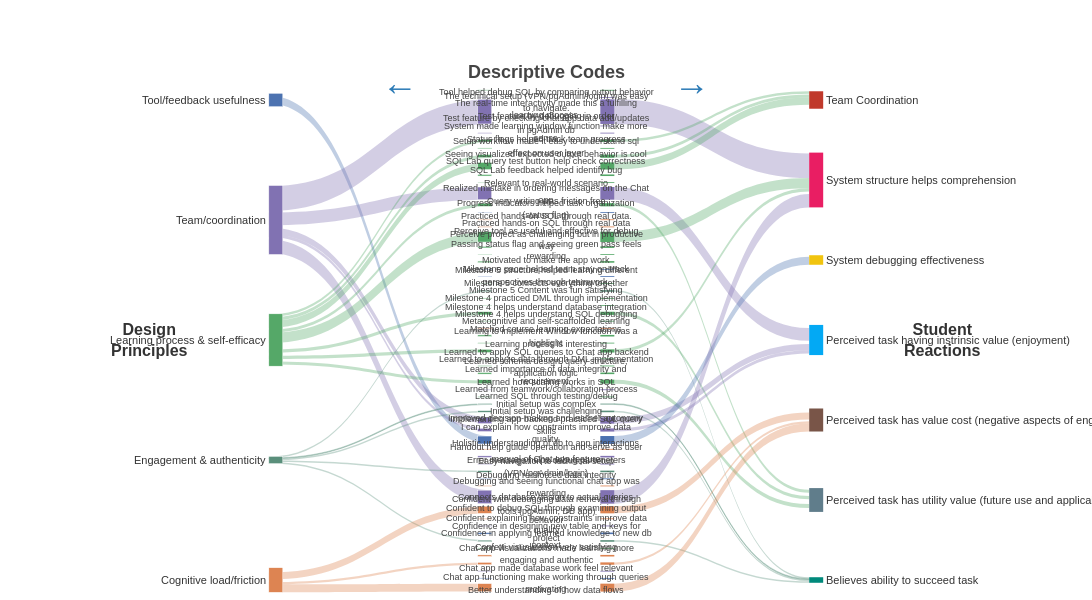

Notebook source saved alongside this figure:
### Code cell
## SECOND FIGURE

# ── Visibility config ─────────────────────────────────────────────────────────
SHOW_MIN    = 2
ALWAYS_SHOW = ["team", "teamwork", "collaborat"]
ALWAYS_HIDE = ["system structure easy to navigate"]

def matches(label, keywords):
    return any(kw in label.lower() for kw in keywords)

def hex_to_rgba(hex_color, alpha=0.35):
    hex_color = hex_color.lstrip("#")
    r, g, b = int(hex_color[0:2], 16), int(hex_color[2:4], 16), int(hex_color[4:6], 16)
    return f"rgba({r},{g},{b},{alpha})"

def col_y(n):
    if n == 1: return [0.5]
    return [0.02 + i * 0.96 / (n - 1) for i in range(n)]

def flow_proportional_y(items, data, col, pad_norm=8/600):
    """Space node centers by cumulative flow so heights are proportional to counts."""
    flows = [data[data[col] == item].shape[0] for item in items]
    total = sum(flows)
    n = len(items)
    if n <= 1:
        return [0.5]
    usable = 1.0 - pad_norm * (n - 1)
    centers, cum = [], 0.0
    for f in flows:
        h = f / total * usable
        centers.append(cum + h / 2)
        cum += h + pad_norm
    return centers

def wrap50(text, max_chars=50):
    words = text.split()
    lines, cur = [], ""
    for w in words:
        if len(cur) + len(w) + 1 <= max_chars:
            cur = (cur + " " + w).strip()
        else:
            if cur: lines.append(cur)
            cur = w
    if cur: lines.append(cur)
    return "<br>".join(lines)

# ── Node lists ────────────────────────────────────────────────────────────────
vis_dp  = [n for n in design_principles if not matches(n, ALWAYS_HIDE)]
vis_dc  = [n for n in descriptive_codes  if not matches(n, ALWAYS_HIDE)]
vis_sr  = [n for n in student_reactions  if not matches(n, ALWAYS_HIDE)]
hide_sr = [n for n in student_reactions  if     matches(n, ALWAYS_HIDE)]
n_dp, n_dc, n_sr = len(vis_dp), len(vis_dc), len(vis_sr)

dc_y = flow_proportional_y(vis_dc, df, int_var)

# ── Colour palettes ───────────────────────────────────────────────────────────
dp_color_list = ["#4C72B0", "#8172B2", "#55A868", "#5A8F7B", "#DD8452"]
dp_colors     = dp_color_list[:n_dp]
dp_color_map  = {dp: c for dp, c in zip(vis_dp, dp_colors)}

def dominant_dp_color(dc_name):
    sub = df[df[int_var] == dc_name]["Design Principle"].value_counts()
    return dp_color_map.get(sub.index[0], "#CCCCCC") if not sub.empty else "#CCCCCC"

dc_colors = [dominant_dp_color(dc) for dc in vis_dc]
sr_palette = ["#C0392B","#E91E63","#F1C40F","#03A9F4","#795548","#607D8B","#00897B","#FF7043"]
sr_colors  = sr_palette[:n_sr]

# ── Flow tables ───────────────────────────────────────────────────────────────
layer1 = df.groupby(["Design Principle", int_var]).size().reset_index(name="value")
layer2 = df.groupby([int_var, "Students reactions"]).size().reset_index(name="value")

# ── LEFT SANKEY: DC (right, x=0.99) → DP (left, x=0.01) ─────────────────────
left_nodes  = vis_dp + vis_dc
left_index  = {n: i for i, n in enumerate(left_nodes)}
left_labels = [""]*n_dp + [""]*n_dc   # all blanked — added as annotations
left_colors = dp_colors + dc_colors
left_x = [0.01]*n_dp + [0.99]*n_dc
left_y = col_y(n_dp) + dc_y

ls, lt, lv = [], [], []
for _, row in layer1.iterrows():
    dp, dc = row["Design Principle"], row[int_var]
    if dp not in left_index or dc not in left_index: continue
    ls.append(left_index[dc]); lt.append(left_index[dp]); lv.append(row["value"])

left_link_colors = [
    hex_to_rgba(left_colors[s])
    if (v > SHOW_MIN or matches(vis_dp[t] if t < n_dp else "", ALWAYS_SHOW)
        or matches(vis_dc[s - n_dp] if s >= n_dp else "", ALWAYS_SHOW))
    else "rgba(0,0,0,0)"
    for s, t, v in zip(ls, lt, lv)
]

# ── RIGHT SANKEY: DC (left, x=0.01) → SR (right, x=0.99) ────────────────────
all_sr_right = vis_sr + hide_sr
right_nodes  = vis_dc + all_sr_right
right_index  = {n: i for i, n in enumerate(right_nodes)}
right_labels = [""]*n_dc + [""]*n_sr + [""]*len(hide_sr)  # all blanked
right_colors = dc_colors + sr_colors + ["rgba(0,0,0,0)"]*len(hide_sr)
right_x = [0.01]*n_dc + [0.99]*n_sr + [0.99]*len(hide_sr)
right_y  = dc_y       + col_y(n_sr) + [0.01]*len(hide_sr)

rs, rt, rv, right_link_colors = [], [], [], []
for _, row in layer2.iterrows():
    dc, sr = row[int_var], row["Students reactions"]
    if dc not in right_index or sr not in right_index: continue
    rs.append(right_index[dc]); rt.append(right_index[sr]); rv.append(row["value"])
    is_ghost = sr in hide_sr
    visible  = (not is_ghost and (row["value"] > SHOW_MIN
                or matches(dc, ALWAYS_SHOW) or matches(sr, ALWAYS_SHOW)))
    right_link_colors.append(
        hex_to_rgba(right_colors[right_index[dc]]) if visible else "rgba(0,0,0,0)"
    )

# ── Figure ────────────────────────────────────────────────────────────────────
# Panels pushed apart: gap x=0.40–0.60 keeps DC labels clear of ribbon tails
fig = go.Figure()

fig.add_trace(go.Sankey(
    domain=dict(x=[0.04, 0.40], y=[0, 1]),
    arrangement="fixed",
    node=dict(pad=8, thickness=14,
              line=dict(color="white", width=0.5),
              label=left_labels, color=left_colors,
              x=left_x, y=left_y,
              hovertemplate="<b>%{label}</b><br>%{value}<extra></extra>"),
    link=dict(source=ls, target=lt, value=lv, color=left_link_colors,
              hovertemplate="<b>%{source.label}</b>→<b>%{target.label}</b><br>%{value}<extra></extra>"),
))

fig.add_trace(go.Sankey(
    domain=dict(x=[0.60, 0.96], y=[0, 1]),
    arrangement="fixed",
    node=dict(pad=8, thickness=14,
              line=dict(color="rgba(0,0,0,0)", width=0),
              label=right_labels, color=right_colors,
              x=right_x, y=right_y,
              hovertemplate="<b>%{label}</b><br>%{value}<extra></extra>"),
    link=dict(source=rs, target=rt, value=rv, color=right_link_colors,
              hovertemplate="<b>%{source.label}</b>→<b>%{target.label}</b><br>%{value}<extra></extra>"),
))

# width=1800 + margins 250 keep outer titles at x=±0.17 visible (~30px from edge)
fig.update_layout(
    font=dict(family="Arial", size=13, color="#333333"),
    paper_bgcolor="white",
    height=600, width=1800,
    margin=dict(l=250, r=250, t=90, b=10),
)

# ── Descriptive Codes header (center top) ────────────────────────────────────
fig.add_annotation(x=0.5, y=1.06, xref="paper", yref="paper",
    text="<b>Descriptive Codes</b>", showarrow=False,
    font=dict(size=18, color="#444"), align="center")

# ── Outer left: Design Principles title ──────────────────────────────────────
fig.add_annotation(x=-0.17, y=0.5, xref="paper", yref="paper",
    text="<b>Design<br>Principles</b>", showarrow=False,
    font=dict(size=16, color="#333"), align="center",
    xanchor="center", yanchor="middle")

# ── Outer right: Student Reactions title ─────────────────────────────────────
fig.add_annotation(x=1.17, y=0.5, xref="paper", yref="paper",
    text="<b>Student<br>Reactions</b>", showarrow=False,
    font=dict(size=16, color="#333"), align="center",
    xanchor="center", yanchor="middle")

# ── DP labels: left of left panel, one per node ──────────────────────────────
for dp, y_pos in zip(vis_dp, col_y(n_dp)):
    fig.add_annotation(x=0.03, y=y_pos, xref="paper", yref="paper",
        text=dp, showarrow=False,
        font=dict(size=11, color="#333333"),
        xanchor="right", yanchor="middle", align="right")

# ── DC labels: center gap, wrapped at 50 chars ───────────────────────────────
for dc, y_pos in zip(vis_dc, dc_y):
    fig.add_annotation(x=0.5, y=y_pos, xref="paper", yref="paper",
        text=wrap50(dc), showarrow=False,
        font=dict(size=9, color="#444444"),
        xanchor="center", yanchor="middle", align="center")

# ── SR labels: right of right panel, one per node ────────────────────────────
for sr, y_pos in zip(vis_sr, col_y(n_sr)):
    fig.add_annotation(x=0.97, y=y_pos, xref="paper", yref="paper",
        text=sr, showarrow=False,
        font=dict(size=11, color="#333333"),
        xanchor="left", yanchor="middle", align="left")

# ── Arrows (centered over each panel) ────────────────────────────────────────
for x_pos, arrow in [(0.22, "<b>←</b>"), (0.78, "<b>→</b>")]:
    fig.add_annotation(x=x_pos, y=1.06, xref="paper", yref="paper",
        text=arrow, showarrow=False, font=dict(size=36, color="#2C7BB6"))

fig.write_html("sankey_twopanel.html")
print("✅  Saved: sankey_twopanel.html")
try:
    fig.write_image("sankey_twopanel.png", scale=2)
    print("✅  Saved: sankey_twopanel.png")
except Exception as e:
    print(f"⚠️  PNG export skipped ({e})")
fig.show()

### Figure 1 — Plotly figure (JSON) as saved in the notebook; plotly's stock layout.template omitted (floating-point values rounded to 4 significant figures)
{"data": [{"arrangement": "fixed", "domain": {"x": [0.04, 0.4], "y": [0, 1]}, "link": {"color": ["rgba(0,0,0,0)", "rgba(0,0,0,0)", "rgba(0,0,0,0)", "rgba(76,114,176,0.35)", "rgba(0,0,0,0)", "rgba(0,0,0,0)", "rgba(0,0,0,0)", "rgba(0,0,0,0)", "rgba(129,114,178,0.35)", "rgba(0,0,0,0)", "rgba(0,0,0,0)", "rgba(129,114,178,0.35)", "rgba(0,0,0,0)", "rgba(0,0,0,0)", "rgba(0,0,0,0)", "rgba(129,114,178,0.35)", "rgba(129,114,178,0.35)", "rgba(0,0,0,0)", "rgba(0,0,0,0)", "rgba(129,114,178,0.35)", "rgba(0,0,0,0)", "rgba(0,0,0,0)", "rgba(0,0,0,0)", "rgba(85,168,104,0.35)", "rgba(0,0,0,0)", "rgba(85,168,104,0.35)", "rgba(85,168,104,0.35)", "rgba(0,0,0,0)", "rgba(0,0,0,0)", "rgba(85,168,104,0.35)", "rgba(85,168,104,0.35)", "rgba(0,0,0,0)", "rgba(0,0,0,0)", "rgba(0,0,0,0)", "rgba(0,0,0,0)", "rgba(0,0,0,0)", "rgba(0,0,0,0)", "rgba(85,168,104,0.35)", "rgba(0,0,0,0)", "rgba(0,0,0,0)", "rgba(0,0,0,0)", "rgba(85,168,104,0.35)", "rgba(0,0,0,0)", "rgba(0,0,0,0)", "rgba(0,0,0,0)", "rgba(85,168,104,0.35)", "rgba(0,0,0,0)", "rgba(0,0,0,0)", "rgba(90,143,123,0.35)", "rgba(90,143,123,0.35)", "rgba(90,143,123,0.35)", "rgba(90,143,123,0.35)", "rgba(90,143,123,0.35)", "rgba(0,0,0,0)", "rgba(0,0,0,0)", "rgba(0,0,0,0)", "rgba(0,0,0,0)", "rgba(0,0,0,0)", "rgba(0,0,0,0)", "rgba(221,132,82,0.35)", "rgba(0,0,0,0)", "rgba(0,0,0,0)", "rgba(221,132,82,0.35)", "rgba(221,132,82,0.35)"], "hovertemplate": "<b>%{source.label}</b>→<b>%{target.label}</b><br>%{value}<extra></extra>", "source": [18, 25, 26, 47, 52, 58, 64, 6, 7, 8, 9, 16, 39, 40, 41, 45, 46, 49, 50, 54, 57, 63, 5, 10, 11, 12, 13, 14, 15, 17, 21, 22, 23, 24, 27, 29, 30, 31, 32, 34, 35, 36, 37, 38, 39, 40, 42, 60, 28, 43, 44, 51, 59, 14, 19, 20, 33, 48, 53, 55, 56, 61, 62, 65], "target": [0, 0, 0, 0, 0, 0, 0, 1, 1, 1, 1, 1, 1, 1, 1, 1, 1, 1, 1, 1, 1, 1, 2, 2, 2, 2, 2, 2, 2, 2, 2, 2, 2, 2, 2, 2, 2, 2, 2, 2, 2, 2, 2, 2, 2, 2, 2, 2, 3, 3, 3, 3, 3, 4, 4, 4, 4, 4, 4, 4, 4, 4, 4, 4], "value": [1, 1, 1, 10, 1, 2, 1, 1, 31, 1, 1, 16, 1, 1, 1, 8, 4, 2, 1, 17, 1, 1, 1, 3, 1, 4, 9, 1, 1, 4, 13, 2, 1, 2, 1, 1, 1, 4, 1, 2, 1, 4, 1, 1, 1, 4, 1, 1, 2, 1, 2, 2, 2, 1, 1, 1, 1, 1, 1, 9, 1, 2, 3, 10]}, "node": {"color": ["#4C72B0", "#8172B2", "#55A868", "#5A8F7B", "#DD8452", "#55A868", "#8172B2", "#8172B2", "#8172B2", "#8172B2", "#55A868", "#55A868", "#55A868", "#55A868", "#55A868", "#55A868", "#8172B2", "#55A868", "#4C72B0", "#DD8452", "#DD8452", "#55A868", "#55A868", "#55A868", "#55A868", "#4C72B0", "#4C72B0", "#55A868", "#5A8F7B", "#55A868", "#55A868", "#55A868", "#55A868", "#DD8452", "#55A868", "#55A868", "#55A868", "#55A868", "#55A868", "#55A868", "#55A868", "#8172B2", "#55A868", "#5A8F7B", "#5A8F7B", "#8172B2", "#8172B2", "#4C72B0", "#DD8452", "#8172B2", "#8172B2", "#5A8F7B", "#4C72B0", "#DD8452", "#8172B2", "#DD8452", "#DD8452", "#8172B2", "#4C72B0", "#5A8F7B", "#55A868", "#DD8452", "#DD8452", "#8172B2", "#4C72B0", "#DD8452"], "hovertemplate": "<b>%{label}</b><br>%{value}<extra></extra>", "label": ["", "", "", "", "", "", "", "", "", "", "", "", "", "", "", "", "", "", "", "", "", "", "", "", "", "", "", "", "", "", "", "", "", "", "", "", "", "", "", "", "", "", "", "", "", "", "", "", "", "", "", "", "", "", "", "", "", "", "", "", "", "", "", "", "", ""], "line": {"color": "white", "width": 0.5}, "pad": 8, "thickness": 14, "x": [0.01, 0.01, 0.01, 0.01, 0.01, 0.99, 0.99, 0.99, 0.99, 0.99, 0.99, 0.99, 0.99, 0.99, 0.99, 0.99, 0.99, 0.99, 0.99, 0.99, 0.99, 0.99, 0.99, 0.99, 0.99, 0.99, 0.99, 0.99, 0.99, 0.99, 0.99, 0.99, 0.99, 0.99, 0.99, 0.99, 0.99, 0.99, 0.99, 0.99, 0.99, 0.99, 0.99, 0.99, 0.99, 0.99, 0.99, 0.99, 0.99, 0.99, 0.99, 0.99, 0.99, 0.99, 0.99, 0.99, 0.99, 0.99, 0.99, 0.99, 0.99, 0.99, 0.99, 0.99, 0.99, 0.99], "y": [0.02, 0.26, 0.5, 0.74, 0.98, 0.0004762, 0.01476, 0.04333, 0.0719, 0.08619, 0.1014, 0.1167, 0.1324, 0.1519, 0.1705, 0.1852, 0.2067, 0.2295, 0.2452, 0.2595, 0.2738, 0.2938, 0.3143, 0.329, 0.3438, 0.3586, 0.3729, 0.3871, 0.4019, 0.4167, 0.431, 0.4467, 0.4624, 0.4767, 0.4914, 0.5062, 0.5219, 0.5376, 0.5519, 0.5667, 0.5833, 0.5995, 0.6138, 0.6281, 0.6429, 0.661, 0.68, 0.7, 0.7186, 0.7333, 0.7481, 0.7629, 0.7776, 0.7919, 0.8138, 0.8395, 0.8576, 0.8719, 0.8867, 0.9019, 0.9167, 0.9314, 0.9471, 0.9624, 0.9767, 0.9952]}, "type": "sankey"}, {"arrangement": "fixed", "domain": {"x": [0.6, 0.96], "y": [0, 1]}, "link": {"color": ["rgba(0,0,0,0)", "rgba(0,0,0,0)", "rgba(129,114,178,0.35)", "rgba(0,0,0,0)", "rgba(0,0,0,0)", "rgba(85,168,104,0.35)", "rgba(0,0,0,0)", "rgba(85,168,104,0.35)", "rgba(85,168,104,0.35)", "rgba(0,0,0,0)", "rgba(0,0,0,0)", "rgba(129,114,178,0.35)", "rgba(85,168,104,0.35)", "rgba(0,0,0,0)", "rgba(0,0,0,0)", "rgba(0,0,0,0)", "rgba(85,168,104,0.35)", "rgba(0,0,0,0)", "rgba(0,0,0,0)", "rgba(0,0,0,0)", "rgba(0,0,0,0)", "rgba(0,0,0,0)", "rgba(0,0,0,0)", "rgba(90,143,123,0.35)", "rgba(0,0,0,0)", "rgba(0,0,0,0)", "rgba(85,168,104,0.35)", "rgba(0,0,0,0)", "rgba(0,0,0,0)", "rgba(0,0,0,0)", "rgba(0,0,0,0)", "rgba(85,168,104,0.35)", "rgba(0,0,0,0)", "rgba(0,0,0,0)", "rgba(0,0,0,0)", "rgba(85,168,104,0.35)", "rgba(0,0,0,0)", "rgba(0,0,0,0)", "rgba(90,143,123,0.35)", "rgba(90,143,123,0.35)", "rgba(129,114,178,0.35)", "rgba(129,114,178,0.35)", "rgba(76,114,176,0.35)", "rgba(0,0,0,0)", "rgba(0,0,0,0)", "rgba(0,0,0,0)", "rgba(0,0,0,0)", "rgba(0,0,0,0)", "rgba(0,0,0,0)", "rgba(129,114,178,0.35)", "rgba(221,132,82,0.35)", "rgba(0,0,0,0)", "rgba(0,0,0,0)", "rgba(0,0,0,0)", "rgba(90,143,123,0.35)", "rgba(0,0,0,0)", "rgba(0,0,0,0)", "rgba(221,132,82,0.35)", "rgba(0,0,0,0)", "rgba(0,0,0,0)", "rgba(221,132,82,0.35)"], "hovertemplate": "<b>%{source.label}</b>→<b>%{target.label}</b><br>%{value}<extra></extra>", "source": [0, 1, 2, 3, 4, 5, 6, 7, 8, 9, 10, 11, 12, 13, 14, 15, 16, 17, 18, 19, 20, 21, 22, 23, 24, 25, 26, 27, 28, 29, 30, 31, 32, 33, 34, 35, 36, 37, 38, 39, 40, 41, 42, 43, 44, 45, 46, 47, 48, 49, 50, 51, 52, 53, 54, 55, 56, 57, 58, 59, 60], "target": [66, 62, 62, 64, 64, 61, 61, 61, 61, 64, 66, 64, 66, 68, 65, 68, 62, 61, 66, 61, 63, 63, 66, 67, 66, 66, 66, 66, 66, 64, 64, 62, 66, 66, 66, 66, 64, 66, 67, 67, 64, 64, 63, 65, 62, 62, 65, 61, 65, 62, 65, 66, 64, 66, 67, 66, 65, 65, 64, 68, 65], "value": [1, 1, 31, 1, 1, 3, 1, 4, 9, 2, 1, 16, 4, 1, 1, 1, 13, 2, 1, 2, 1, 1, 1, 2, 1, 1, 4, 1, 1, 2, 1, 4, 1, 1, 2, 5, 1, 1, 1, 2, 8, 4, 10, 1, 2, 1, 2, 1, 1, 17, 9, 1, 1, 2, 2, 1, 2, 3, 1, 1, 10]}, "node": {"color": ["#55A868", "#8172B2", "#8172B2", "#8172B2", "#8172B2", "#55A868", "#55A868", "#55A868", "#55A868", "#55A868", "#55A868", "#8172B2", "#55A868", "#4C72B0", "#DD8452", "#DD8452", "#55A868", "#55A868", "#55A868", "#55A868", "#4C72B0", "#4C72B0", "#55A868", "#5A8F7B", "#55A868", "#55A868", "#55A868", "#55A868", "#DD8452", "#55A868", "#55A868", "#55A868", "#55A868", "#55A868", "#55A868", "#55A868", "#8172B2", "#55A868", "#5A8F7B", "#5A8F7B", "#8172B2", "#8172B2", "#4C72B0", "#DD8452", "#8172B2", "#8172B2", "#5A8F7B", "#4C72B0", "#DD8452", "#8172B2", "#DD8452", "#DD8452", "#8172B2", "#4C72B0", "#5A8F7B", "#55A868", "#DD8452", "#DD8452", "#8172B2", "#4C72B0", "#DD8452", "#C0392B", "#E91E63", "#F1C40F", "#03A9F4", "#795548", "#607D8B", "#00897B", "rgba(0,0,0,0)"], "hovertemplate": "<b>%{label}</b><br>%{value}<extra></extra>", "label": ["", "", "", "", "", "", "", "", "", "", "", "", "", "", "", "", "", "", "", "", "", "", "", "", "", "", "", "", "", "", "", "", "", "", "", "", "", "", "", "", "", "", "", "", "", "", "", "", "", "", "", "", "", "", "", "", "", "", "", "", "", "", "", "", "", "", "", "", ""], "line": {"color": "rgba(0,0,0,0)", "width": 0}, "pad": 8, "thickness": 14, "x": [0.01, 0.01, 0.01, 0.01, 0.01, 0.01, 0.01, 0.01, 0.01, 0.01, 0.01, 0.01, 0.01, 0.01, 0.01, 0.01, 0.01, 0.01, 0.01, 0.01, 0.01, 0.01, 0.01, 0.01, 0.01, 0.01, 0.01, 0.01, 0.01, 0.01, 0.01, 0.01, 0.01, 0.01, 0.01, 0.01, 0.01, 0.01, 0.01, 0.01, 0.01, 0.01, 0.01, 0.01, 0.01, 0.01, 0.01, 0.01, 0.01, 0.01, 0.01, 0.01, 0.01, 0.01, 0.01, 0.01, 0.01, 0.01, 0.01, 0.01, 0.01, 0.99, 0.99, 0.99, 0.99, 0.99, 0.99, 0.99, 0.99], "y": [0.0004762, 0.01476, 0.04333, 0.0719, 0.08619, 0.1014, 0.1167, 0.1324, 0.1519, 0.1705, 0.1852, 0.2067, 0.2295, 0.2452, 0.2595, 0.2738, 0.2938, 0.3143, 0.329, 0.3438, 0.3586, 0.3729, 0.3871, 0.4019, 0.4167, 0.431, 0.4467, 0.4624, 0.4767, 0.4914, 0.5062, 0.5219, 0.5376, 0.5519, 0.5667, 0.5833, 0.5995, 0.6138, 0.6281, 0.6429, 0.661, 0.68, 0.7, 0.7186, 0.7333, 0.7481, 0.7629, 0.7776, 0.7919, 0.8138, 0.8395, 0.8576, 0.8719, 0.8867, 0.9019, 0.9167, 0.9314, 0.9471, 0.9624, 0.9767, 0.9952, 0.02, 0.18, 0.34, 0.5, 0.66, 0.82, 0.98, 0.01]}, "type": "sankey"}], "layout": {"annotations": [{"align": "center", "font": {"color": "#444", "size": 18}, "showarrow": false, "text": "<b>Descriptive Codes</b>", "x": 0.5, "xref": "paper", "y": 1.06, "yref": "paper"}, {"align": "center", "font": {"color": "#333", "size": 16}, "showarrow": false, "text": "<b>Design<br>Principles</b>", "x": -0.17, "xanchor": "center", "xref": "paper", "y": 0.5, "yanchor": "middle", "yref": "paper"}, {"align": "center", "font": {"color": "#333", "size": 16}, "showarrow": false, "text": "<b>Student<br>Reactions</b>", "x": 1.17, "xanchor": "center", "xref": "paper", "y": 0.5, "yanchor": "middle", "yref": "paper"}, {"align": "right", "font": {"color": "#333333", "size": 11}, "showarrow": false, "text": "Cognitive load/friction", "x": 0.03, "xanchor": "right", "xref": "paper", "y": 0.02, "yanchor": "middle", "yref": "paper"}, {"align": "right", "font": {"color": "#333333", "size": 11}, "showarrow": false, "text": "Engagement & authenticity", "x": 0.03, "xanchor": "right", "xref": "paper", "y": 0.26, "yanchor": "middle", "yref": "paper"}, {"align": "right", "font": {"color": "#333333", "size": 11}, "showarrow": false, "text": "Learning process & self-efficacy", "x": 0.03, "xanchor": "right", "xref": "paper", "y": 0.5, "yanchor": "middle", "yref": "paper"}, {"align": "right", "font": {"color": "#333333", "size": 11}, "showarrow": false, "text": "Team/coordination", "x": 0.03, "xanchor": "right", "xref": "paper", "y": 0.74, "yanchor": "middle", "yref": "paper"}, {"align": "right", "font": {"color": "#333333", "size": 11}, "showarrow": false, "text": "Tool/feedback usefulness", "x": 0.03, "xanchor": "right", "xref": "paper", "y": 0.98, "yanchor": "middle", "yref": "paper"}, {"align": "center", "font": {"color": "#444444", "size": 9}, "showarrow": false, "text": "Better understanding of how data flows", "x": 0.5, "xanchor": "center", "xref": "paper", "y": 0.0004762, "yanchor": "middle", "yref": "paper"}, {"align": "center", "font": {"color": "#444444", "size": 9}, "showarrow": false, "text": "Chat app functioning make working through queries<br>motivating", "x": 0.5, "xanchor": "center", "xref": "paper", "y": 0.01476, "yanchor": "middle", "yref": "paper"}, {"align": "center", "font": {"color": "#444444", "size": 9}, "showarrow": false, "text": "Chat app made database work feel relevant", "x": 0.5, "xanchor": "center", "xref": "paper", "y": 0.04333, "yanchor": "middle", "yref": "paper"}, {"align": "center", "font": {"color": "#444444", "size": 9}, "showarrow": false, "text": "Chat app visualizations made learning more<br>engaging and authentic", "x": 0.5, "xanchor": "center", "xref": "paper", "y": 0.0719, "yanchor": "middle", "yref": "paper"}, {"align": "center", "font": {"color": "#444444", "size": 9}, "showarrow": false, "text": "Confetti visualization very satisfying", "x": 0.5, "xanchor": "center", "xref": "paper", "y": 0.08619, "yanchor": "middle", "yref": "paper"}, {"align": "center", "font": {"color": "#444444", "size": 9}, "showarrow": false, "text": "Confidence in applying learned knowledge to new db<br>context", "x": 0.5, "xanchor": "center", "xref": "paper", "y": 0.1014, "yanchor": "middle", "yref": "paper"}, {"align": "center", "font": {"color": "#444444", "size": 9}, "showarrow": false, "text": "Confidence in designing new table and keys for<br>project", "x": 0.5, "xanchor": "center", "xref": "paper", "y": 0.1167, "yanchor": "middle", "yref": "paper"}, {"align": "center", "font": {"color": "#444444", "size": 9}, "showarrow": false, "text": "Confident explaining how constraints improve data<br>quality", "x": 0.5, "xanchor": "center", "xref": "paper", "y": 0.1324, "yanchor": "middle", "yref": "paper"}, {"align": "center", "font": {"color": "#444444", "size": 9}, "showarrow": false, "text": "Confident to debug SQL through examining output<br>behavior", "x": 0.5, "xanchor": "center", "xref": "paper", "y": 0.1519, "yanchor": "middle", "yref": "paper"}, {"align": "center", "font": {"color": "#444444", "size": 9}, "showarrow": false, "text": "Confident with debugging data retrieval through<br>tools (pgAdmin, DB app)", "x": 0.5, "xanchor": "center", "xref": "paper", "y": 0.1705, "yanchor": "middle", "yref": "paper"}, {"align": "center", "font": {"color": "#444444", "size": 9}, "showarrow": false, "text": "Connects database design to actual queries", "x": 0.5, "xanchor": "center", "xref": "paper", "y": 0.1852, "yanchor": "middle", "yref": "paper"}, {"align": "center", "font": {"color": "#444444", "size": 9}, "showarrow": false, "text": "Debugging and seeing functional chat app was<br>rewarding", "x": 0.5, "xanchor": "center", "xref": "paper", "y": 0.2067, "yanchor": "middle", "yref": "paper"}, {"align": "center", "font": {"color": "#444444", "size": 9}, "showarrow": false, "text": "Debugging reinforced data integrity", "x": 0.5, "xanchor": "center", "xref": "paper", "y": 0.2295, "yanchor": "middle", "yref": "paper"}, {"align": "center", "font": {"color": "#444444", "size": 9}, "showarrow": false, "text": "Easy navigation to technical setup<br>(VPN/pgAdmin/login)", "x": 0.5, "xanchor": "center", "xref": "paper", "y": 0.2452, "yanchor": "middle", "yref": "paper"}, {"align": "center", "font": {"color": "#444444", "size": 9}, "showarrow": false, "text": "Error message helps debug parameters", "x": 0.5, "xanchor": "center", "xref": "paper", "y": 0.2595, "yanchor": "middle", "yref": "paper"}, {"align": "center", "font": {"color": "#444444", "size": 9}, "showarrow": false, "text": "Handout help guide operation and serve as user<br>manual of Chat app feature", "x": 0.5, "xanchor": "center", "xref": "paper", "y": 0.2738, "yanchor": "middle", "yref": "paper"}, {"align": "center", "font": {"color": "#444444", "size": 9}, "showarrow": false, "text": "Holistic understanding of db to app interactions", "x": 0.5, "xanchor": "center", "xref": "paper", "y": 0.2938, "yanchor": "middle", "yref": "paper"}, {"align": "center", "font": {"color": "#444444", "size": 9}, "showarrow": false, "text": "I can explain how constraints improve data<br>quality.", "x": 0.5, "xanchor": "center", "xref": "paper", "y": 0.3143, "yanchor": "middle", "yref": "paper"}, {"align": "center", "font": {"color": "#444444", "size": 9}, "showarrow": false, "text": "Implementing app backend practiced SQL query<br>skills", "x": 0.5, "xanchor": "center", "xref": "paper", "y": 0.329, "yanchor": "middle", "yref": "paper"}, {"align": "center", "font": {"color": "#444444", "size": 9}, "showarrow": false, "text": "Improved decision-making and learner autonomy", "x": 0.5, "xanchor": "center", "xref": "paper", "y": 0.3438, "yanchor": "middle", "yref": "paper"}, {"align": "center", "font": {"color": "#444444", "size": 9}, "showarrow": false, "text": "Initial setup was challenging", "x": 0.5, "xanchor": "center", "xref": "paper", "y": 0.3586, "yanchor": "middle", "yref": "paper"}, {"align": "center", "font": {"color": "#444444", "size": 9}, "showarrow": false, "text": "Initial setup was complex", "x": 0.5, "xanchor": "center", "xref": "paper", "y": 0.3729, "yanchor": "middle", "yref": "paper"}, {"align": "center", "font": {"color": "#444444", "size": 9}, "showarrow": false, "text": "Learned SQL through testing/debug", "x": 0.5, "xanchor": "center", "xref": "paper", "y": 0.3871, "yanchor": "middle", "yref": "paper"}, {"align": "center", "font": {"color": "#444444", "size": 9}, "showarrow": false, "text": "Learned from teamwork/collaboration process", "x": 0.5, "xanchor": "center", "xref": "paper", "y": 0.4019, "yanchor": "middle", "yref": "paper"}, {"align": "center", "font": {"color": "#444444", "size": 9}, "showarrow": false, "text": "Learned how scaling works in SQL", "x": 0.5, "xanchor": "center", "xref": "paper", "y": 0.4167, "yanchor": "middle", "yref": "paper"}, {"align": "center", "font": {"color": "#444444", "size": 9}, "showarrow": false, "text": "Learned importance of data integrity and<br>requirement.", "x": 0.5, "xanchor": "center", "xref": "paper", "y": 0.431, "yanchor": "middle", "yref": "paper"}, {"align": "center", "font": {"color": "#444444", "size": 9}, "showarrow": false, "text": "Learned schema design, query structure,<br>application logic", "x": 0.5, "xanchor": "center", "xref": "paper", "y": 0.4467, "yanchor": "middle", "yref": "paper"}, {"align": "center", "font": {"color": "#444444", "size": 9}, "showarrow": false, "text": "Learned to analyze data through DML implementation", "x": 0.5, "xanchor": "center", "xref": "paper", "y": 0.4624, "yanchor": "middle", "yref": "paper"}, {"align": "center", "font": {"color": "#444444", "size": 9}, "showarrow": false, "text": "Learned to apply SQL queries to Chat app backend", "x": 0.5, "xanchor": "center", "xref": "paper", "y": 0.4767, "yanchor": "middle", "yref": "paper"}, {"align": "center", "font": {"color": "#444444", "size": 9}, "showarrow": false, "text": "Learning process is interesting", "x": 0.5, "xanchor": "center", "xref": "paper", "y": 0.4914, "yanchor": "middle", "yref": "paper"}, {"align": "center", "font": {"color": "#444444", "size": 9}, "showarrow": false, "text": "Learning to implement Window function was a<br>highlight", "x": 0.5, "xanchor": "center", "xref": "paper", "y": 0.5062, "yanchor": "middle", "yref": "paper"}, {"align": "center", "font": {"color": "#444444", "size": 9}, "showarrow": false, "text": "Matched course learning expectations", "x": 0.5, "xanchor": "center", "xref": "paper", "y": 0.5219, "yanchor": "middle", "yref": "paper"}, {"align": "center", "font": {"color": "#444444", "size": 9}, "showarrow": false, "text": "Metacognitive and self-scaffolded learning", "x": 0.5, "xanchor": "center", "xref": "paper", "y": 0.5376, "yanchor": "middle", "yref": "paper"}, {"align": "center", "font": {"color": "#444444", "size": 9}, "showarrow": false, "text": "Milestone 4 helps understand SQL debugging", "x": 0.5, "xanchor": "center", "xref": "paper", "y": 0.5519, "yanchor": "middle", "yref": "paper"}, {"align": "center", "font": {"color": "#444444", "size": 9}, "showarrow": false, "text": "Milestone 4 helps understand database integration", "x": 0.5, "xanchor": "center", "xref": "paper", "y": 0.5667, "yanchor": "middle", "yref": "paper"}, {"align": "center", "font": {"color": "#444444", "size": 9}, "showarrow": false, "text": "Milestone 4 practiced DML through implementation", "x": 0.5, "xanchor": "center", "xref": "paper", "y": 0.5833, "yanchor": "middle", "yref": "paper"}, {"align": "center", "font": {"color": "#444444", "size": 9}, "showarrow": false, "text": "Milestone 5 Content was fun satisfying", "x": 0.5, "xanchor": "center", "xref": "paper", "y": 0.5995, "yanchor": "middle", "yref": "paper"}, {"align": "center", "font": {"color": "#444444", "size": 9}, "showarrow": false, "text": "Milestone 5 connects everything together", "x": 0.5, "xanchor": "center", "xref": "paper", "y": 0.6138, "yanchor": "middle", "yref": "paper"}, {"align": "center", "font": {"color": "#444444", "size": 9}, "showarrow": false, "text": "Milestone 5 structure helped learning different<br>perspectives through teamwork.", "x": 0.5, "xanchor": "center", "xref": "paper", "y": 0.6281, "yanchor": "middle", "yref": "paper"}, {"align": "center", "font": {"color": "#444444", "size": 9}, "showarrow": false, "text": "Milestone pace helped team stay on track", "x": 0.5, "xanchor": "center", "xref": "paper", "y": 0.6429, "yanchor": "middle", "yref": "paper"}, {"align": "center", "font": {"color": "#444444", "size": 9}, "showarrow": false, "text": "Motivated to make the app work", "x": 0.5, "xanchor": "center", "xref": "paper", "y": 0.661, "yanchor": "middle", "yref": "paper"}, {"align": "center", "font": {"color": "#444444", "size": 9}, "showarrow": false, "text": "Passing status flag and seeing green pass feels<br>rewarding", "x": 0.5, "xanchor": "center", "xref": "paper", "y": 0.68, "yanchor": "middle", "yref": "paper"}, {"align": "center", "font": {"color": "#444444", "size": 9}, "showarrow": false, "text": "Perceive project as challenging but in productive<br>way", "x": 0.5, "xanchor": "center", "xref": "paper", "y": 0.7, "yanchor": "middle", "yref": "paper"}, {"align": "center", "font": {"color": "#444444", "size": 9}, "showarrow": false, "text": "Perceive tool as useful and effective for debug", "x": 0.5, "xanchor": "center", "xref": "paper", "y": 0.7186, "yanchor": "middle", "yref": "paper"}, {"align": "center", "font": {"color": "#444444", "size": 9}, "showarrow": false, "text": "Practiced hands-on SQL through real data", "x": 0.5, "xanchor": "center", "xref": "paper", "y": 0.7333, "yanchor": "middle", "yref": "paper"}, {"align": "center", "font": {"color": "#444444", "size": 9}, "showarrow": false, "text": "Practiced hands-on SQL through real data.", "x": 0.5, "xanchor": "center", "xref": "paper", "y": 0.7481, "yanchor": "middle", "yref": "paper"}, {"align": "center", "font": {"color": "#444444", "size": 9}, "showarrow": false, "text": "Progress Indicators helped task organization<br>(status flag)", "x": 0.5, "xanchor": "center", "xref": "paper", "y": 0.7629, "yanchor": "middle", "yref": "paper"}, {"align": "center", "font": {"color": "#444444", "size": 9}, "showarrow": false, "text": "Query writing was friction free", "x": 0.5, "xanchor": "center", "xref": "paper", "y": 0.7776, "yanchor": "middle", "yref": "paper"}, {"align": "center", "font": {"color": "#444444", "size": 9}, "showarrow": false, "text": "Realized mistake in ordering messages on the Chat<br>app", "x": 0.5, "xanchor": "center", "xref": "paper", "y": 0.7919, "yanchor": "middle", "yref": "paper"}, {"align": "center", "font": {"color": "#444444", "size": 9}, "showarrow": false, "text": "Relevant to real-world scenario", "x": 0.5, "xanchor": "center", "xref": "paper", "y": 0.8138, "yanchor": "middle", "yref": "paper"}, {"align": "center", "font": {"color": "#444444", "size": 9}, "showarrow": false, "text": "SQL Lab feedback helped identify bug", "x": 0.5, "xanchor": "center", "xref": "paper", "y": 0.8395, "yanchor": "middle", "yref": "paper"}, {"align": "center", "font": {"color": "#444444", "size": 9}, "showarrow": false, "text": "SQL Lab query test button help check correctness", "x": 0.5, "xanchor": "center", "xref": "paper", "y": 0.8576, "yanchor": "middle", "yref": "paper"}, {"align": "center", "font": {"color": "#444444", "size": 9}, "showarrow": false, "text": "Seeing visualized expected output behavior is cool", "x": 0.5, "xanchor": "center", "xref": "paper", "y": 0.8719, "yanchor": "middle", "yref": "paper"}, {"align": "center", "font": {"color": "#444444", "size": 9}, "showarrow": false, "text": "Setup workflow made it easy to understand sql<br>effect on user layer", "x": 0.5, "xanchor": "center", "xref": "paper", "y": 0.8867, "yanchor": "middle", "yref": "paper"}, {"align": "center", "font": {"color": "#444444", "size": 9}, "showarrow": false, "text": "Status flags helped track team progress", "x": 0.5, "xanchor": "center", "xref": "paper", "y": 0.9019, "yanchor": "middle", "yref": "paper"}, {"align": "center", "font": {"color": "#444444", "size": 9}, "showarrow": false, "text": "System made learning window function make more<br>sense", "x": 0.5, "xanchor": "center", "xref": "paper", "y": 0.9167, "yanchor": "middle", "yref": "paper"}, {"align": "center", "font": {"color": "#444444", "size": 9}, "showarrow": false, "text": "Test feature by checking chat app data add/updates<br>in pgAdmin db", "x": 0.5, "xanchor": "center", "xref": "paper", "y": 0.9314, "yanchor": "middle", "yref": "paper"}, {"align": "center", "font": {"color": "#444444", "size": 9}, "showarrow": false, "text": "Test feature by debugging in order", "x": 0.5, "xanchor": "center", "xref": "paper", "y": 0.9471, "yanchor": "middle", "yref": "paper"}, {"align": "center", "font": {"color": "#444444", "size": 9}, "showarrow": false, "text": "The real-time interactivity made this a fulfilling<br>learning process.", "x": 0.5, "xanchor": "center", "xref": "paper", "y": 0.9624, "yanchor": "middle", "yref": "paper"}, {"align": "center", "font": {"color": "#444444", "size": 9}, "showarrow": false, "text": "The technical setup (VPN/pgAdmin/login) was easy<br>to navigate.", "x": 0.5, "xanchor": "center", "xref": "paper", "y": 0.9767, "yanchor": "middle", "yref": "paper"}, {"align": "center", "font": {"color": "#444444", "size": 9}, "showarrow": false, "text": "Tool helped debug SQL by comparing output behavior", "x": 0.5, "xanchor": "center", "xref": "paper", "y": 0.9952, "yanchor": "middle", "yref": "paper"}, {"align": "left", "font": {"color": "#333333", "size": 11}, "showarrow": false, "text": "Believes ability to succeed task", "x": 0.97, "xanchor": "left", "xref": "paper", "y": 0.02, "yanchor": "middle", "yref": "paper"}, {"align": "left", "font": {"color": "#333333", "size": 11}, "showarrow": false, "text": "Perceived task has utility value (future use and applicable beyond course)", "x": 0.97, "xanchor": "left", "xref": "paper", "y": 0.18, "yanchor": "middle", "yref": "paper"}, {"align": "left", "font": {"color": "#333333", "size": 11}, "showarrow": false, "text": "Perceived task has value cost (negative aspects of engaging in the task)", "x": 0.97, "xanchor": "left", "xref": "paper", "y": 0.34, "yanchor": "middle", "yref": "paper"}, {"align": "left", "font": {"color": "#333333", "size": 11}, "showarrow": false, "text": "Perceived task having instrinsic value (enjoyment)", "x": 0.97, "xanchor": "left", "xref": "paper", "y": 0.5, "yanchor": "middle", "yref": "paper"}, {"align": "left", "font": {"color": "#333333", "size": 11}, "showarrow": false, "text": "System debugging effectiveness", "x": 0.97, "xanchor": "left", "xref": "paper", "y": 0.66, "yanchor": "middle", "yref": "paper"}, {"align": "left", "font": {"color": "#333333", "size": 11}, "showarrow": false, "text": "System structure helps comprehension", "x": 0.97, "xanchor": "left", "xref": "paper", "y": 0.82, "yanchor": "middle", "yref": "paper"}, {"align": "left", "font": {"color": "#333333", "size": 11}, "showarrow": false, "text": "Team Coordination", "x": 0.97, "xanchor": "left", "xref": "paper", "y": 0.98, "yanchor": "middle", "yref": "paper"}, {"font": {"color": "#2C7BB6", "size": 36}, "showarrow": false, "text": "<b>←</b>", "x": 0.22, "xref": "paper", "y": 1.06, "yref": "paper"}, {"font": {"color": "#2C7BB6", "size": 36}, "showarrow": false, "text": "<b>→</b>", "x": 0.78, "xref": "paper", "y": 1.06, "yref": "paper"}], "font": {"color": "#333333", "family": "Arial", "size": 13}, "height": 600, "margin": {"b": 10, "l": 250, "r": 250, "t": 90}, "paper_bgcolor": "white", "width": 1800}}
